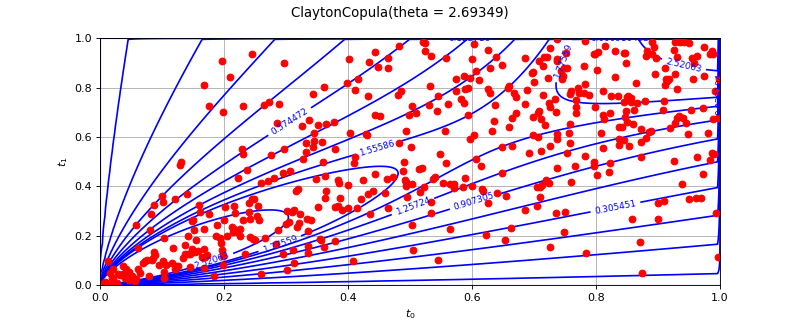

This chart was generated by the following Python code:
import openturns as ot
from matplotlib import pyplot as plt
from openturns.viewer import View
ot.RandomGenerator.SetSeed(0)
factory = ot.ClaytonCopulaFactory()
ref = factory.build()
dimension = ref.getDimension()
if dimension <= 2:
    sample = ref.getSample(50)
    distribution = factory.build(sample)
    if dimension == 1:
        distribution.setDescription(['$t$'])
        pdf_graph = distribution.drawPDF(256)
        cloud = ot.Cloud(sample, ot.NumericalSample(sample.getSize(), 1))
        cloud.setColor('blue')
        cloud.setPointStyle('fcircle')
        pdf_graph.add(cloud)
        fig = plt.figure(figsize=(10, 4))
        plt.suptitle(str(distribution))
        pdf_axis = fig.add_subplot(111)
        View(pdf_graph, figure=fig, axes=[pdf_axis], add_legend=False)
    else:
        sample = ref.getSample(500)
        distribution.setDescription(['$t_0$', '$t_1$'])
        pdf_graph = distribution.drawPDF([256]*2)
        cloud = ot.Cloud(sample)
        cloud.setColor('red')
        cloud.setPointStyle('fcircle')
        pdf_graph.add(cloud)
        fig = plt.figure(figsize=(10, 4))
        plt.suptitle(str(distribution))
        pdf_axis = fig.add_subplot(111)
        View(pdf_graph, figure=fig, axes=[pdf_axis], add_legend=False)
